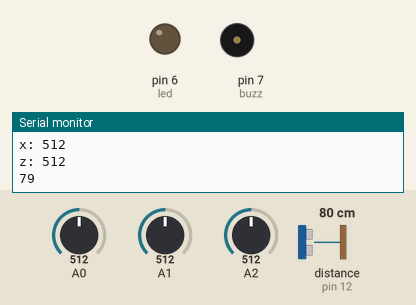
Recording of a sketch running on a simulated Arduino Uno, built with avr-gcc and run on an emulated ATmega328P. On the bench: output pins drawn as LEDs (lit = HIGH), buzzer (waves = sounding, pin HIGH), the last lines printed to the serial monitor. Wiring (inferred from the names in the program): ultrasonic range finder: trigger pin 13; echo pin 12. Inputs (shaded band) come from the test bench; at power-on: A0 = 512, A1 = 512, A2 = 512, distance to the obstacle (sensor on pin 12) 80 cm. The echo pulse lasts 58.3 µs per cm; pins used as bus, display or sensor lines are not drawn.

Above: at 0.1 s.
At 1.1 s:
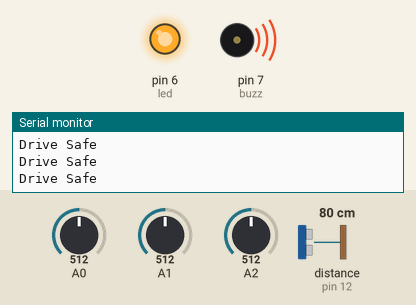
Timing chart, 0 to 2.6 s (numbered marks = the images above):
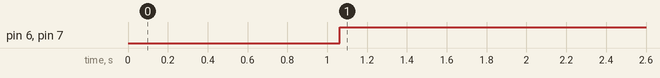

The sketch:

intelligent_braking_system.ino
```cpp
#define trigPin 13
#define echoPin 12
int detect;
int x,y,z;
int led = 6;
int buzz =7;

void setup()
{
  Serial.begin (9600);
  pinMode(led, OUTPUT);
  pinMode(buzz, OUTPUT);
  pinMode(trigPin, OUTPUT);
  pinMode(echoPin, INPUT);
}

void loop()
{
x = analogRead(A0);
y = analogRead(A1);
z = analogRead(A2);
Serial.print("x: ");
Serial.println(x);
Serial.print("z: ");
Serial.println(z);

long duration, distance;
digitalWrite(trigPin, LOW);
delayMicroseconds(10);
digitalWrite(trigPin, HIGH);
delayMicroseconds(10);
digitalWrite(trigPin, LOW);
duration = pulseIn(echoPin, HIGH);
distance = (duration/2) / 29.1;
Serial.println(distance);
delay(1000);

if ((distance<60)||((z>370)||(z<280))||((x>380)||(x<300)))
{
  for(int i=1;i<=10;i++)
  Serial.println("Drive Safe");
  digitalWrite(led,HIGH);
  digitalWrite(buzz,HIGH);
  delay(1000);
  }

else {
  digitalWrite(led,LOW);
  digitalWrite(buzz,LOW);
  delay(1000);
  }
}
```

Measured:
- by itself, pin 6 (led), pin 7 (buzz): LOW → HIGH at 1.1 s
